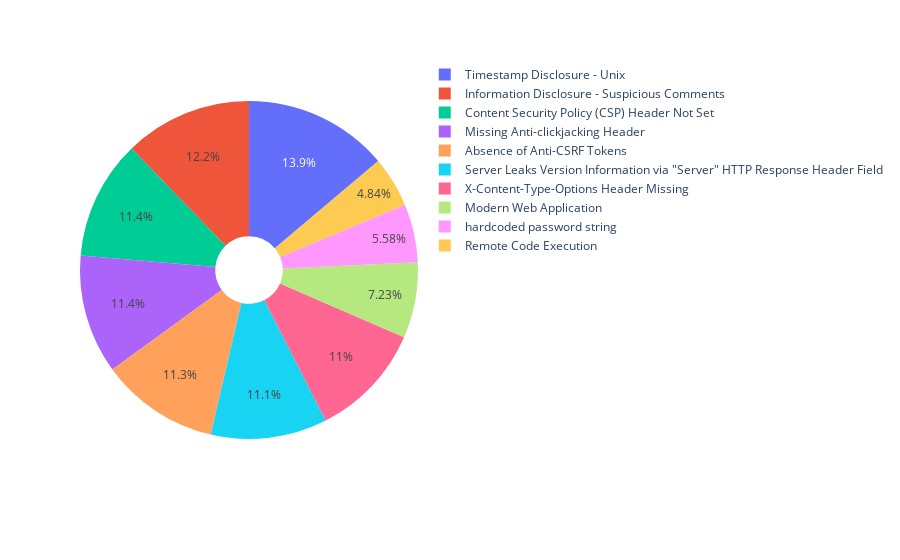

Source (notebook cell):
### Code cell
px.pie(top10, names= 'Vulnerabilities Names', values= 'Count',hole=.2)

### Figure 1 — Plotly figure (JSON) as saved in the notebook; plotly's stock layout.template omitted (floating-point values rounded to 4 significant figures)
{"data": [{"domain": {"x": [0, 1], "y": [0, 1]}, "hole": 0.2, "hovertemplate": "Vulnerabilities Names=%{label}<br>Count=%{value}<extra></extra>", "labels": ["Timestamp Disclosure - Unix", "Information Disclosure - Suspicious Comments", "Content Security Policy (CSP) Header Not Set", "Missing Anti-clickjacking Header", "Absence of Anti-CSRF Tokens", "Server Leaks Version Information via \"Server\" HTTP Response Header Field", "X-Content-Type-Options Header Missing", "Modern Web Application", "hardcoded password string", "Remote Code Execution"], "legendgroup": "", "name": "", "showlegend": true, "type": "pie", "values": [596, 526, 490, 490, 488, 479, 473, 311, 240, 208]}], "layout": {"legend": {"tracegroupgap": 0}, "margin": {"t": 60}}}
